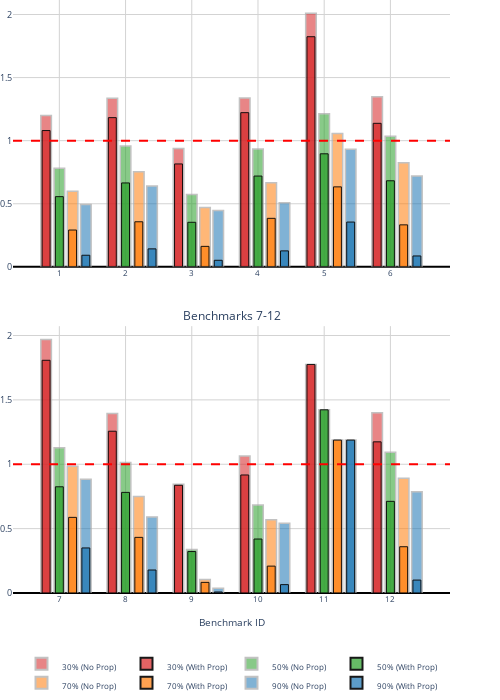

The code cell stored with this chart in its notebook:
### Code cell
plot_parametric_split(full_df)

### Figure 1 — Plotly figure (JSON) as saved in the notebook; plotly's stock layout.template omitted (floating-point values rounded to 4 significant figures)
{"data": [{"customdata": [[1.0, 30.0, 1.199], [2.0, 30.0, 1.336], [3.0, 30.0, 0.9382], [4.0, 30.0, 1.339], [5.0, 30.0, 2.009], [6.0, 30.0, 1.348]], "hovertemplate": "Benchmark: %{customdata[0]}<br>Sparsity: %{customdata[1]}%<br>No Propagation: %{customdata[2]:.3f} (norm)<br><extra></extra>", "marker": {"color": "rgba(214, 39, 40, 0.8)", "line": {"color": "darkgray", "width": 1.5}}, "name": "30% (No Prop)", "opacity": 0.7, "showlegend": true, "type": "bar", "width": 0.8, "x": [0, 5, 10, 15, 20, 25], "xaxis": "x", "y": [1.199, 1.336, 0.9382, 1.339, 2.009, 1.348], "yaxis": "y"}, {"customdata": [[1.0, 30.0], [2.0, 30.0], [3.0, 30.0], [4.0, 30.0], [5.0, 30.0], [6.0, 30.0]], "hovertemplate": "Benchmark: %{customdata[0]}<br>Sparsity: %{customdata[1]}%<br>With Propagation: %{y:.3f} (normalized)<br><extra></extra>", "marker": {"color": "rgba(214, 39, 40, 0.8)", "line": {"color": "black", "width": 1}}, "name": "30% (With Prop)", "opacity": 0.9, "showlegend": true, "type": "bar", "width": 0.6, "x": [0, 5, 10, 15, 20, 25], "xaxis": "x", "y": [1.08, 1.183, 0.8155, 1.222, 1.824, 1.138], "yaxis": "y"}, {"customdata": [[1.0, 50.0, 0.7809], [2.0, 50.0, 0.9587], [3.0, 50.0, 0.5744], [4.0, 50.0, 0.9349], [5.0, 50.0, 1.212], [6.0, 50.0, 1.034]], "hovertemplate": "Benchmark: %{customdata[0]}<br>Sparsity: %{customdata[1]}%<br>No Propagation: %{customdata[2]:.3f} (norm)<br><extra></extra>", "marker": {"color": "rgba(44, 160, 44, 0.8)", "line": {"color": "darkgray", "width": 1.5}}, "name": "50% (No Prop)", "opacity": 0.7, "showlegend": true, "type": "bar", "width": 0.8, "x": [1, 6, 11, 16, 21, 26], "xaxis": "x", "y": [0.7809, 0.9587, 0.5744, 0.9349, 1.212, 1.034], "yaxis": "y"}, {"customdata": [[1.0, 50.0], [2.0, 50.0], [3.0, 50.0], [4.0, 50.0], [5.0, 50.0], [6.0, 50.0]], "hovertemplate": "Benchmark: %{customdata[0]}<br>Sparsity: %{customdata[1]}%<br>With Propagation: %{y:.3f} (normalized)<br><extra></extra>", "marker": {"color": "rgba(44, 160, 44, 0.8)", "line": {"color": "black", "width": 1}}, "name": "50% (With Prop)", "opacity": 0.9, "showlegend": true, "type": "bar", "width": 0.6, "x": [1, 6, 11, 16, 21, 26], "xaxis": "x", "y": [0.5564, 0.665, 0.3532, 0.7195, 0.8959, 0.6822], "yaxis": "y"}, {"customdata": [[1.0, 70.0, 0.599], [2.0, 70.0, 0.7529], [3.0, 70.0, 0.4697], [4.0, 70.0, 0.6674], [5.0, 70.0, 1.057], [6.0, 70.0, 0.8257]], "hovertemplate": "Benchmark: %{customdata[0]}<br>Sparsity: %{customdata[1]}%<br>No Propagation: %{customdata[2]:.3f} (norm)<br><extra></extra>", "marker": {"color": "rgba(255, 127, 14, 0.8)", "line": {"color": "darkgray", "width": 1.5}}, "name": "70% (No Prop)", "opacity": 0.7, "showlegend": true, "type": "bar", "width": 0.8, "x": [2, 7, 12, 17, 22, 27], "xaxis": "x", "y": [0.599, 0.7529, 0.4697, 0.6674, 1.057, 0.8257], "yaxis": "y"}, {"customdata": [[1.0, 70.0], [2.0, 70.0], [3.0, 70.0], [4.0, 70.0], [5.0, 70.0], [6.0, 70.0]], "hovertemplate": "Benchmark: %{customdata[0]}<br>Sparsity: %{customdata[1]}%<br>With Propagation: %{y:.3f} (normalized)<br><extra></extra>", "marker": {"color": "rgba(255, 127, 14, 0.8)", "line": {"color": "black", "width": 1}}, "name": "70% (With Prop)", "opacity": 0.9, "showlegend": true, "type": "bar", "width": 0.6, "x": [2, 7, 12, 17, 22, 27], "xaxis": "x", "y": [0.2918, 0.3572, 0.1623, 0.3844, 0.6338, 0.3329], "yaxis": "y"}, {"customdata": [[1.0, 90.0, 0.4944], [2.0, 90.0, 0.6402], [3.0, 90.0, 0.4466], [4.0, 90.0, 0.5079], [5.0, 90.0, 0.9329], [6.0, 90.0, 0.7201]], "hovertemplate": "Benchmark: %{customdata[0]}<br>Sparsity: %{customdata[1]}%<br>No Propagation: %{customdata[2]:.3f} (norm)<br><extra></extra>", "marker": {"color": "rgba(31, 119, 180, 0.8)", "line": {"color": "darkgray", "width": 1.5}}, "name": "90% (No Prop)", "opacity": 0.7, "showlegend": true, "type": "bar", "width": 0.8, "x": [3, 8, 13, 18, 23, 28], "xaxis": "x", "y": [0.4944, 0.6402, 0.4466, 0.5079, 0.9329, 0.7201], "yaxis": "y"}, {"customdata": [[1.0, 90.0], [2.0, 90.0], [3.0, 90.0], [4.0, 90.0], [5.0, 90.0], [6.0, 90.0]], "hovertemplate": "Benchmark: %{customdata[0]}<br>Sparsity: %{customdata[1]}%<br>With Propagation: %{y:.3f} (normalized)<br><extra></extra>", "marker": {"color": "rgba(31, 119, 180, 0.8)", "line": {"color": "black", "width": 1}}, "name": "90% (With Prop)", "opacity": 0.9, "showlegend": true, "type": "bar", "width": 0.6, "x": [3, 8, 13, 18, 23, 28], "xaxis": "x", "y": [0.092, 0.1426, 0.05204, 0.1265, 0.355, 0.08631], "yaxis": "y"}, {"customdata": [[7.0, 30.0, 1.969], [8.0, 30.0, 1.394], [9.0, 30.0, 0.8455], [10.0, 30.0, 1.064], [11.0, 30.0, 1.775], [12.0, 30.0, 1.401]], "hovertemplate": "Benchmark: %{customdata[0]}<br>Sparsity: %{customdata[1]}%<br>No Propagation: %{customdata[2]:.3f} (norm)<br><extra></extra>", "marker": {"color": "rgba(214, 39, 40, 0.8)", "line": {"color": "darkgray", "width": 1.5}}, "name": "", "opacity": 0.7, "showlegend": false, "type": "bar", "width": 0.8, "x": [0, 5, 10, 15, 20, 25], "xaxis": "x2", "y": [1.969, 1.394, 0.8455, 1.064, 1.775, 1.401], "yaxis": "y2"}, {"customdata": [[7.0, 30.0], [8.0, 30.0], [9.0, 30.0], [10.0, 30.0], [11.0, 30.0], [12.0, 30.0]], "hovertemplate": "Benchmark: %{customdata[0]}<br>Sparsity: %{customdata[1]}%<br>With Propagation: %{y:.3f} (normalized)<br><extra></extra>", "marker": {"color": "rgba(214, 39, 40, 0.8)", "line": {"color": "black", "width": 1}}, "name": "", "opacity": 0.9, "showlegend": false, "type": "bar", "width": 0.6, "x": [0, 5, 10, 15, 20, 25], "xaxis": "x2", "y": [1.808, 1.257, 0.837, 0.9168, 1.775, 1.174], "yaxis": "y2"}, {"customdata": [[7.0, 50.0, 1.127], [8.0, 50.0, 1.013], [9.0, 50.0, 0.3372], [10.0, 50.0, 0.6832], [11.0, 50.0, 1.423], [12.0, 50.0, 1.093]], "hovertemplate": "Benchmark: %{customdata[0]}<br>Sparsity: %{customdata[1]}%<br>No Propagation: %{customdata[2]:.3f} (norm)<br><extra></extra>", "marker": {"color": "rgba(44, 160, 44, 0.8)", "line": {"color": "darkgray", "width": 1.5}}, "name": "", "opacity": 0.7, "showlegend": false, "type": "bar", "width": 0.8, "x": [1, 6, 11, 16, 21, 26], "xaxis": "x2", "y": [1.127, 1.013, 0.3372, 0.6832, 1.423, 1.093], "yaxis": "y2"}, {"customdata": [[7.0, 50.0], [8.0, 50.0], [9.0, 50.0], [10.0, 50.0], [11.0, 50.0], [12.0, 50.0]], "hovertemplate": "Benchmark: %{customdata[0]}<br>Sparsity: %{customdata[1]}%<br>With Propagation: %{y:.3f} (normalized)<br><extra></extra>", "marker": {"color": "rgba(44, 160, 44, 0.8)", "line": {"color": "black", "width": 1}}, "name": "", "opacity": 0.9, "showlegend": false, "type": "bar", "width": 0.6, "x": [1, 6, 11, 16, 21, 26], "xaxis": "x2", "y": [0.825, 0.7815, 0.3219, 0.4193, 1.423, 0.712], "yaxis": "y2"}, {"customdata": [[7.0, 70.0, 0.9842], [8.0, 70.0, 0.7505], [9.0, 70.0, 0.1045], [10.0, 70.0, 0.5691], [11.0, 70.0, 1.188], [12.0, 70.0, 0.8922]], "hovertemplate": "Benchmark: %{customdata[0]}<br>Sparsity: %{customdata[1]}%<br>No Propagation: %{customdata[2]:.3f} (norm)<br><extra></extra>", "marker": {"color": "rgba(255, 127, 14, 0.8)", "line": {"color": "darkgray", "width": 1.5}}, "name": "", "opacity": 0.7, "showlegend": false, "type": "bar", "width": 0.8, "x": [2, 7, 12, 17, 22, 27], "xaxis": "x2", "y": [0.9842, 0.7505, 0.1045, 0.5691, 1.188, 0.8922], "yaxis": "y2"}, {"customdata": [[7.0, 70.0], [8.0, 70.0], [9.0, 70.0], [10.0, 70.0], [11.0, 70.0], [12.0, 70.0]], "hovertemplate": "Benchmark: %{customdata[0]}<br>Sparsity: %{customdata[1]}%<br>With Propagation: %{y:.3f} (normalized)<br><extra></extra>", "marker": {"color": "rgba(255, 127, 14, 0.8)", "line": {"color": "black", "width": 1}}, "name": "", "opacity": 0.9, "showlegend": false, "type": "bar", "width": 0.6, "x": [2, 7, 12, 17, 22, 27], "xaxis": "x2", "y": [0.5875, 0.4321, 0.08247, 0.2088, 1.188, 0.3594], "yaxis": "y2"}, {"customdata": [[7.0, 90.0, 0.8828], [8.0, 90.0, 0.5912], [9.0, 90.0, 0.03673], [10.0, 90.0, 0.5422], [11.0, 90.0, 1.188], [12.0, 90.0, 0.7866]], "hovertemplate": "Benchmark: %{customdata[0]}<br>Sparsity: %{customdata[1]}%<br>No Propagation: %{customdata[2]:.3f} (norm)<br><extra></extra>", "marker": {"color": "rgba(31, 119, 180, 0.8)", "line": {"color": "darkgray", "width": 1.5}}, "name": "", "opacity": 0.7, "showlegend": false, "type": "bar", "width": 0.8, "x": [3, 8, 13, 18, 23, 28], "xaxis": "x2", "y": [0.8828, 0.5912, 0.03673, 0.5422, 1.188, 0.7866], "yaxis": "y2"}, {"customdata": [[7.0, 90.0], [8.0, 90.0], [9.0, 90.0], [10.0, 90.0], [11.0, 90.0], [12.0, 90.0]], "hovertemplate": "Benchmark: %{customdata[0]}<br>Sparsity: %{customdata[1]}%<br>With Propagation: %{y:.3f} (normalized)<br><extra></extra>", "marker": {"color": "rgba(31, 119, 180, 0.8)", "line": {"color": "black", "width": 1}}, "name": "", "opacity": 0.9, "showlegend": false, "type": "bar", "width": 0.6, "x": [3, 8, 13, 18, 23, 28], "xaxis": "x2", "y": [0.35, 0.1786, 0.007856, 0.06517, 1.188, 0.1004], "yaxis": "y2"}], "layout": {"annotations": [{"font": {"size": 12}, "showarrow": false, "text": "Benchmarks 1-6", "x": 0.5, "xanchor": "center", "xref": "paper", "y": 1, "yanchor": "bottom", "yref": "paper"}, {"font": {"size": 12}, "showarrow": false, "text": "Benchmarks 7-12", "x": 0.5, "xanchor": "center", "xref": "paper", "y": 0.45, "yanchor": "bottom", "yref": "paper"}, {"showarrow": false, "text": "Normalized Tensor Size (vs Dense)", "textangle": -90, "x": -0.06, "xref": "paper", "y": 0.5, "yref": "paper"}], "barmode": "overlay", "font": {"size": 9}, "height": 700, "hovermode": "closest", "legend": {"entrywidth": 60, "font": {"size": 8}, "itemsizing": "constant", "orientation": "h", "traceorder": "normal", "valign": "top", "x": 0.5, "xanchor": "center", "y": -0.1, "yanchor": "top"}, "margin": {"b": 0, "l": 0, "r": 50, "t": 0}, "paper_bgcolor": "white", "plot_bgcolor": "white", "shapes": [{"line": {"color": "red", "dash": "dash"}, "type": "line", "x0": 0, "x1": 1, "xref": "x domain", "y0": 1, "y1": 1, "yref": "y"}, {"line": {"color": "red", "dash": "dash"}, "type": "line", "x0": 0, "x1": 1, "xref": "x2 domain", "y0": 1, "y1": 1, "yref": "y2"}], "showlegend": true, "width": 500, "xaxis": {"anchor": "y", "domain": [0, 1], "gridcolor": "lightgray", "gridwidth": 1, "showgrid": true, "tickfont": {"size": 8}, "ticktext": ["1", "2", "3", "4", "5", "6"], "tickvals": [1, 6, 11, 16, 21, 26], "title": {"font": {"size": 10}, "text": ""}}, "xaxis2": {"anchor": "y2", "domain": [0, 1], "gridcolor": "lightgray", "gridwidth": 1, "showgrid": true, "tickfont": {"size": 8}, "ticktext": ["7", "8", "9", "10", "11", "12"], "tickvals": [1, 6, 11, 16, 21, 26], "title": {"font": {"size": 10}, "text": "Benchmark ID"}}, "yaxis": {"anchor": "x", "domain": [0.55, 1], "gridcolor": "lightgray", "gridwidth": 1, "showgrid": true, "zeroline": true, "zerolinecolor": "black", "zerolinewidth": 2}, "yaxis2": {"anchor": "x2", "domain": [0, 0.45], "gridcolor": "lightgray", "gridwidth": 1, "showgrid": true, "zeroline": true, "zerolinecolor": "black", "zerolinewidth": 2}}}
